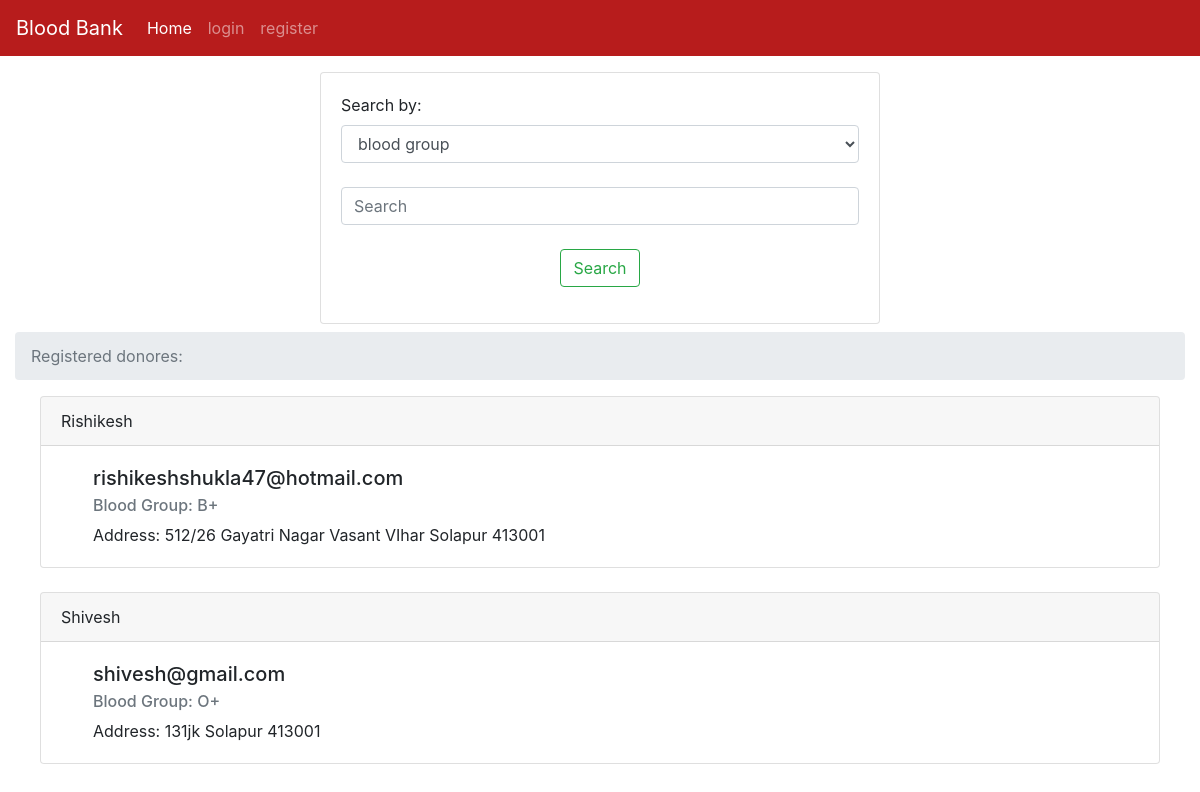
/index, run on the app's committed database.
### tables this page shows
CREATE TABLE users (name TEXT, addr TEXT, city TEXT, pin TEXT, bg TEXT,email TEXT UNIQUE, pass TEXT);

### server.py (the view, shortened to what this page needs)
@app.route('/index',methods = ['POST','GET'])
def index():
    if session.get('username') is not None:
        messages = session['username']
    else:
        messages = ""
    user = {'username': messages}
    print(messages)
    if request.method=='GET':
        con = sqlite3.connect('database.db')
        con.row_factory = sqlite3.Row
        cur = con.cursor()
        cur.execute("select * from users ")
        rows = cur.fetchall();
        return render_template('index.html', title='Home', user=user, rows=rows)

### templates/index.html (shortened to what this page needs)
{% extends "base.html" %}
{% block content %}
<div class="container-fluid">
        <center>
        <div class="card text-left mt-3" style="width: 35rem;">
          <div class="card-body">
        <form class="form-group" action = "{{url_for('index')}}" method = "POST">
          <label for="sel"> Search by:</label>
          <select name="type" class="form-control" id="exampleFormControlSelect1" required>
            <option value="blood">blood group</option>
          </select><br>
         <input class="form-control mr-sm-2" type="search" name="search" placeholder="Search" aria-label="Search" required><br>
         <center><button class="btn btn-outline-success my-2 my-sm-0" type="submit">Search</button></center>
    </form>
      </div>
    </div>
  </center>
</div>
        <div class="container-fluid">
  <nav aria-label="breadcrumb">
  <ol class="breadcrumb">
    <li class="breadcrumb-item active" aria-current="page">Registered donores:
</li>
  </ol>
</nav>
         <center>
           {% for row in rows %}
           <div class="card text-left" style="width: 70rem;">
             <div class="card-header">
    {{row["name"]}}
  </div>
            <div class="card-body ml-3">
            <h5 class="card-title ml-3"> {{row['email']}}</h5>
            <h6 class="card-subtitle mb-2  ml-3 text-muted"> Blood Group: {{row['bg']}}</h6>
             <p class="card-text ml-3"> Address:
               {{row["addr"]}}
               {{ row["city"]}}
               {{row['pin']}}
               <br>
            </div>
          </div>
          <br>
           {% endfor %}</center>
      </div>
{% endblock %}

### data on the page
users: name "Rishikesh", email "rishikeshshukla47@hotmail.com", bg "B+", addr "512/26 Gayatri Nagar Vasant VIhar", city "Solapur", pin "413001"
users: name "Shivesh", email "shivesh@gmail.com", bg "O+", addr "131jk", city "Solapur", pin "413001"
